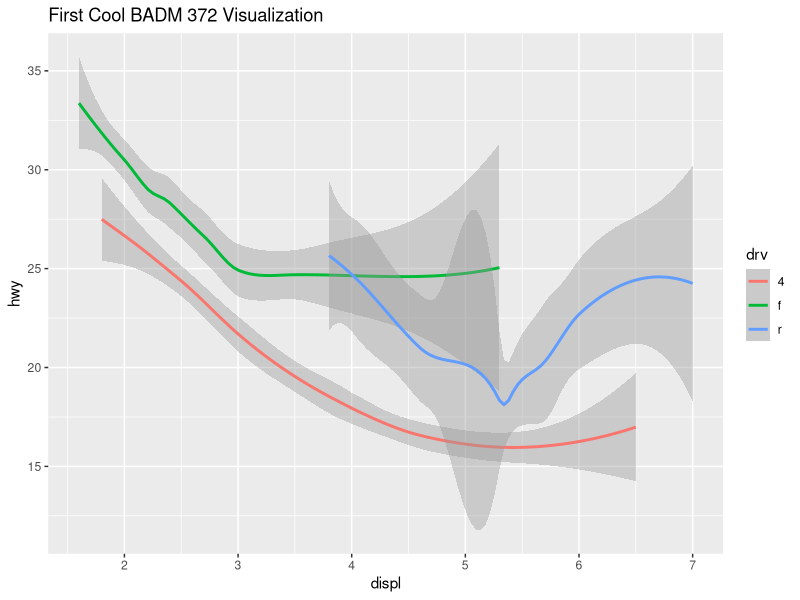
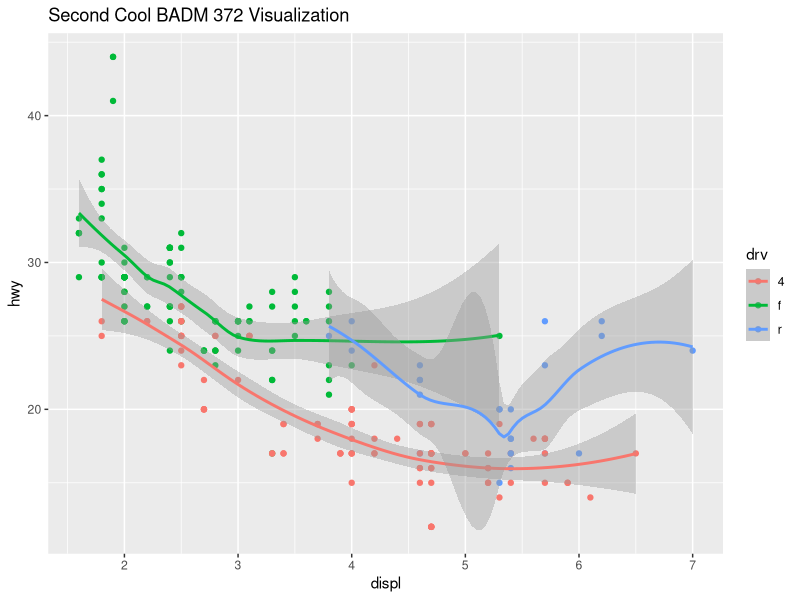
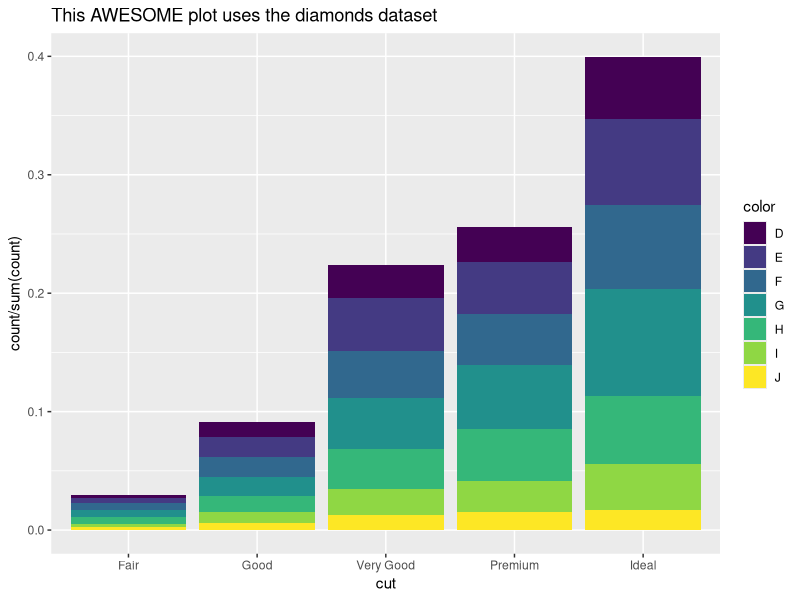
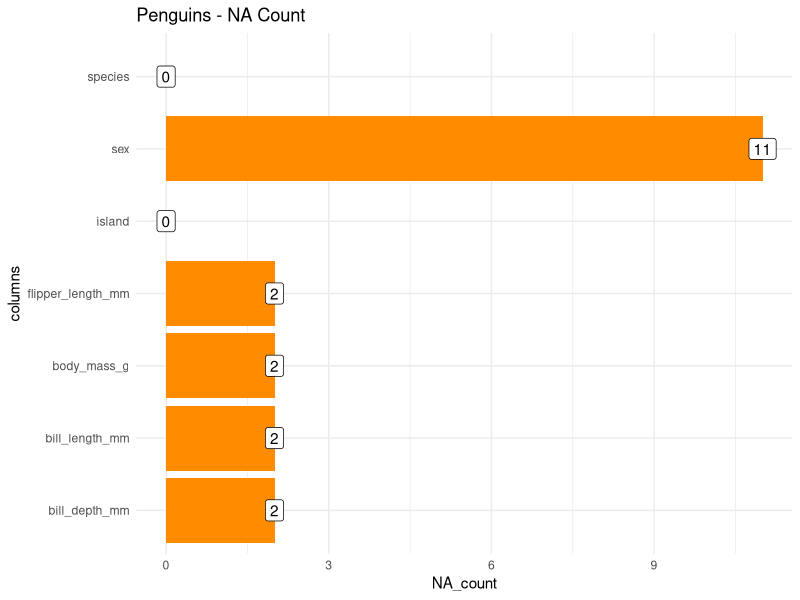
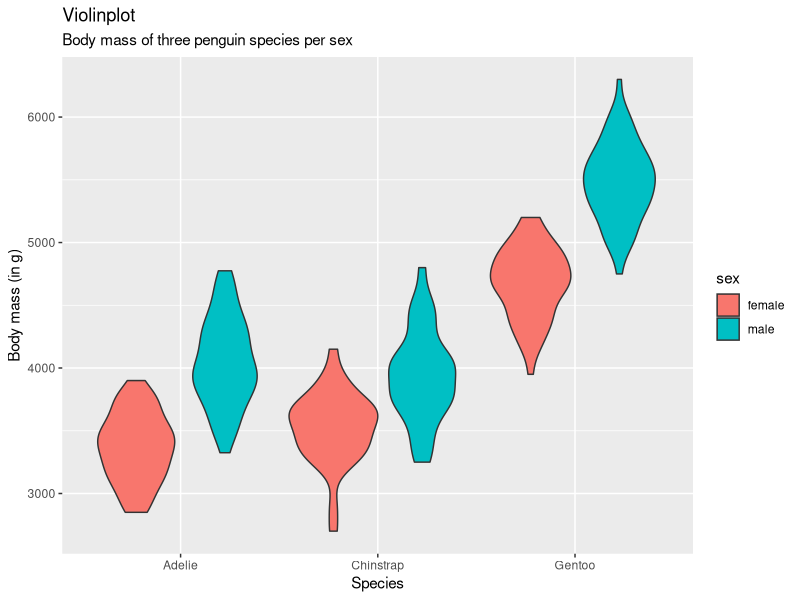
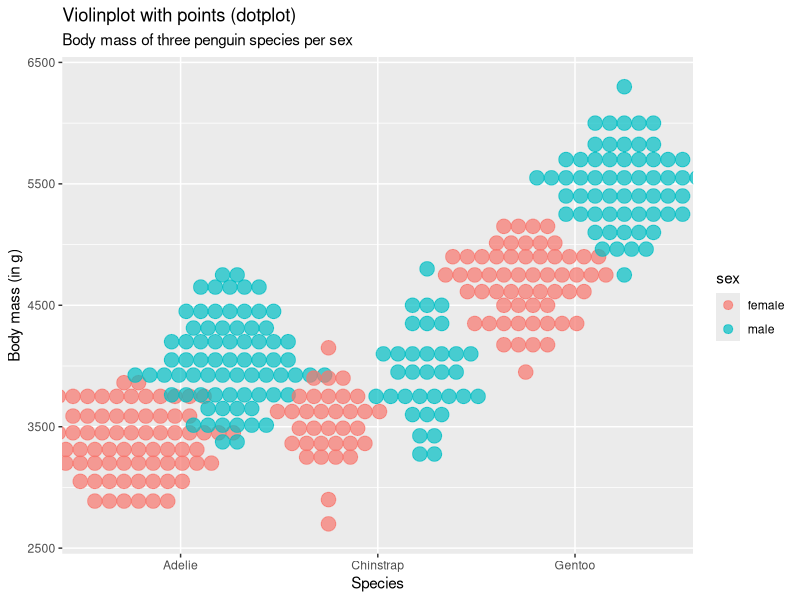

Write R code to recreate these figures, in order.
## ---- chunk 1
library(palmerpenguins)
library(tidyverse)
ggplot(data = mpg) +
  labs(title ="First Cool BADM 372 Visualization") +
  geom_smooth(
    mapping = aes(x = displ, y = hwy, colour = drv),
    show.legend = TRUE)
## ---- chunk 2
ggplot(data = mpg, mapping = aes(x = displ, y = hwy, colour = drv)) +
  labs(title ="Second Cool BADM 372 Visualization") +
  geom_point() +
  geom_smooth()
## ---- chunk 3
ggplot(data = diamonds) + 
  labs(title ="This AWESOME plot uses the diamonds dataset") +
  geom_bar(aes(x = cut, y = ..count.. / sum(..count..), fill = color))
## ---- chunk 4
library(palmerpenguins)
library(tidyverse)

# my source: https://www.r-bloggers.com/2020/06/penguins-dataset-overview-iris-alternative-in-r/

penguins %>%
  #group_by(species) %>%
  select(everything()) %>% 
  summarise_all(funs(sum(is.na(.)))) %>%
  pivot_longer(cols = 1:7, names_to = 'columns', values_to = 'NA_count') %>%
  arrange(desc(NA_count)) %>%
  ggplot(aes(y = columns, x = NA_count)) + geom_col(fill = 'darkorange') +
  geom_label(aes(label = NA_count)) +
  #   scale_fill_manual(values = c("darkorange","purple","cyan4")) +
  theme_minimal() +
  labs(title = 'Penguins - NA Count')
## ---- chunk 5

# source: https://www.r-bloggers.com/2020/10/the-good-the-bad-and-the-ugly-how-not-to-visualize-data/

penguins %>%
    remove_missing() %>%
    ggplot(aes(x = species, y = body_mass_g,
               fill = sex)) +
    geom_violin(scale = "area") +
      labs(x = "Species", 
           y = "Body mass (in g)",
          title = "Violinplot", 
          subtitle = "Body mass of three penguin species per sex")


penguins %>%
    remove_missing() %>%
    ggplot(aes(x = species, y = body_mass_g,
               fill = sex, color = sex)) +
    geom_dotplot(method = "dotdensity", alpha = 0.7,
                 binaxis = 'y', stackdir = 'center',
                 position = position_dodge(1)) +
      labs(x = "Species", 
           y = "Body mass (in g)",
          title = "Violinplot with points (dotplot)", 
          subtitle = "Body mass of three penguin species per sex")


